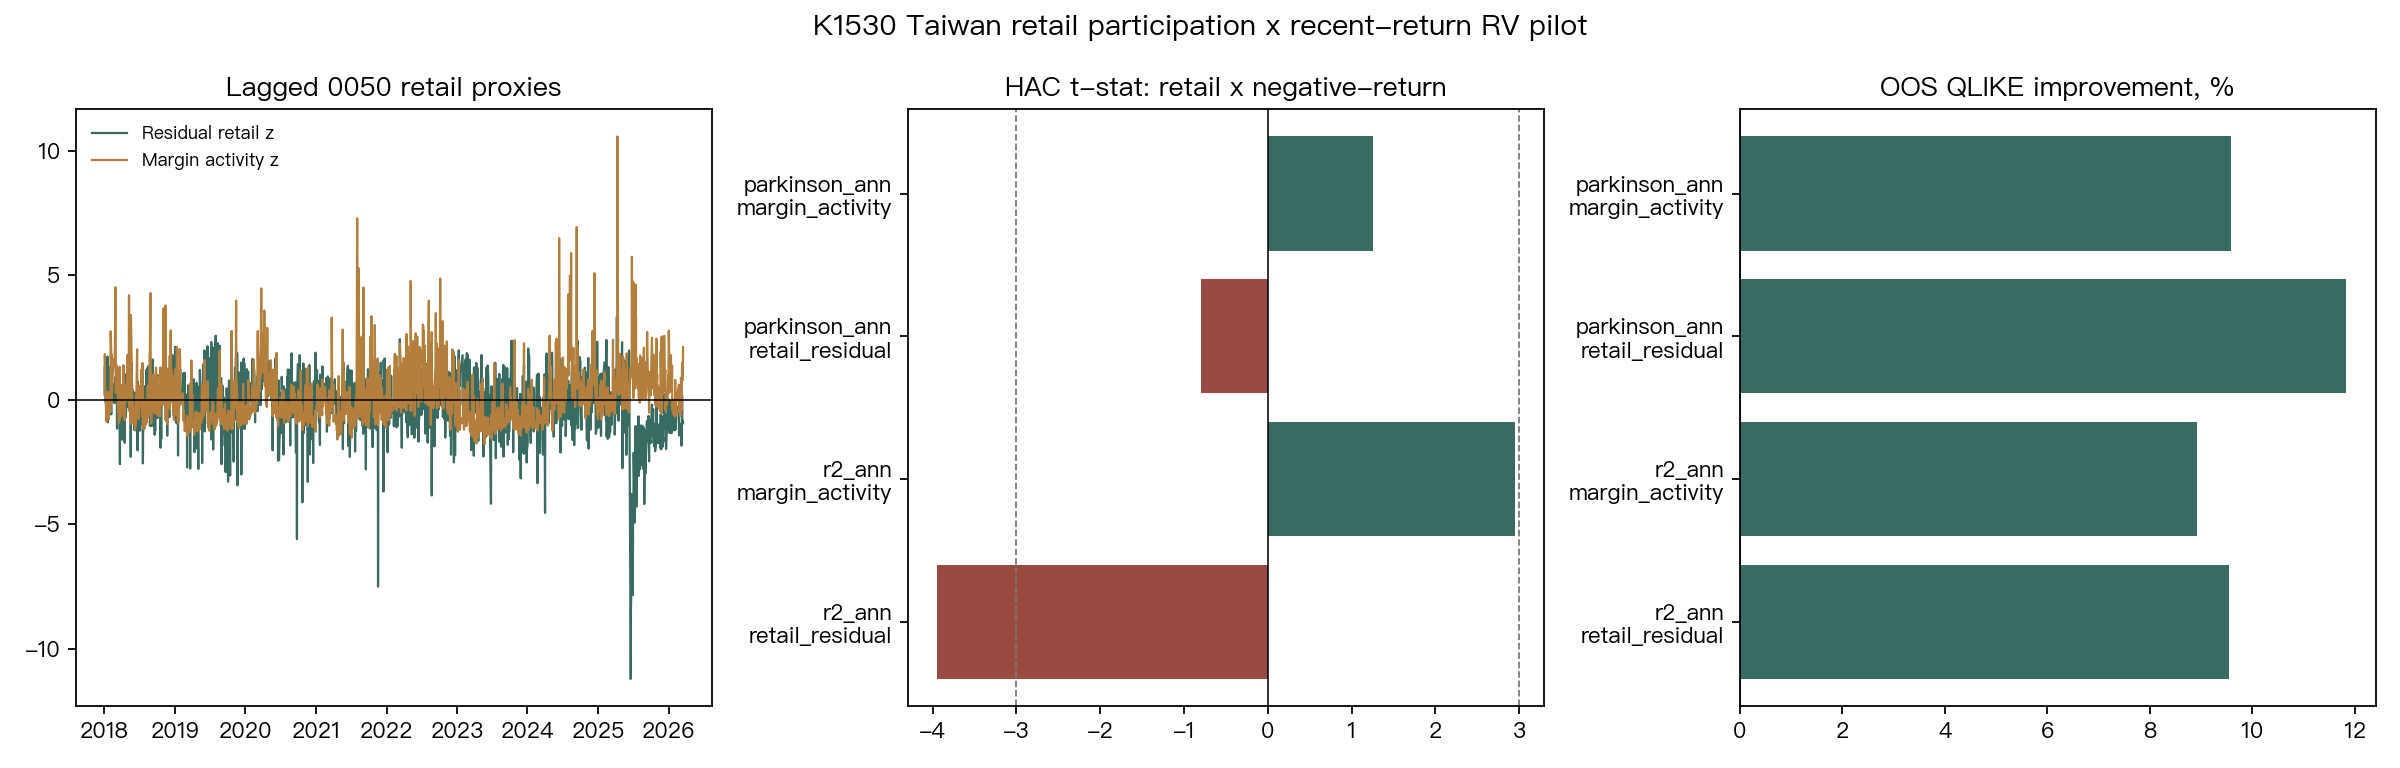

Python code for this plot:
"""K1530: Taiwan retail participation x recent-return interaction for 0050 RV.

Question
--------
Does retail participation amplify next-day Taiwan ETF realized variance after
recent negative returns?

Scope
-----
This hourly-run version uses reproducible local public-data snapshots:
- `storage/macro/yf_0050.TW.csv`: yfinance daily 0050.TW OHLCV snapshot.
- `storage/sentiment/tw_institutional_0050.csv`: TWSE three-institution
  buy/sell records for 0050.
- `storage/sentiment/tw_margin_0050.csv`: TWSE margin/short-sale records for
  0050.

The headline retail proxy is residual 0050 participation:
    1 - (institutional buys + institutional sells) / (2 * 0050 volume)

This is not a full-market retail-share measure. It is a 0050 ETF proxy.

Lookahead discipline
--------------------
The target is day-t 0050 realized variance. Every predictor uses explicit
`.shift(1)`, so the information set is at most t-1.

Run
---
uv run python experiments/k1530_tw_retail_interaction_rv/k1530_tw_retail_interaction_rv.py
"""

from __future__ import annotations

import json
import math
from dataclasses import dataclass
from datetime import datetime, timezone
from pathlib import Path

import matplotlib

matplotlib.use("Agg")
import matplotlib.pyplot as plt
import numpy as np
import pandas as pd
import statsmodels.api as sm

from volpred.stats.model_evaluation import dm_test, qlike, qlike_pointwise

SEED = 42
EXPERIMENT_ID = "K1530"
EXPERIMENT_SLUG = "k1530_tw_retail_interaction_rv"
TASK_ID = "research_interaction_rv"

ROOT = Path(__file__).resolve().parents[2]
HERE = Path(__file__).resolve().parent
RESULTS_PATH = HERE / f"{EXPERIMENT_SLUG}_results.json"
FIG_PATH = HERE / f"{EXPERIMENT_SLUG}.png"

PRICE_PATH = ROOT / "storage/macro/yf_0050.TW.csv"
INST_PATH = ROOT / "storage/sentiment/tw_institutional_0050.csv"
MARGIN_PATH = ROOT / "storage/sentiment/tw_margin_0050.csv"

OOS_START = pd.Timestamp("2022-01-01")
TRADING_DAYS = 252
Z_WINDOW = 252
Z_MIN_PERIODS = 126
MIN_VOLUME = 1_000_000
BONFERRONI_TESTS = 4
BONFERRONI_ALPHA = 0.05 / BONFERRONI_TESTS


@dataclass(frozen=True)
class SpecResult:
    target: str
    signal: str
    n_train: int
    n_oos: int
    hac_interaction_coef: float
    hac_interaction_t: float
    hac_interaction_p: float
    bonferroni_pass: bool
    baseline_qlike: float
    augmented_qlike: float
    qlike_improvement_pct: float
    dm_t_augmented_vs_baseline: float
    dm_p_augmented_vs_baseline: float
    harvey_pass: bool


def _round_or_none(x: float, ndigits: int = 6) -> float | None:
    if x is None or not np.isfinite(x):
        return None
    return round(float(x), ndigits)


def load_0050_prices() -> pd.DataFrame:
    raw = pd.read_csv(PRICE_PATH)
    raw = raw[raw["Price"].astype(str).str.match(r"^\d{4}-\d{2}-\d{2}$")].copy()
    raw = raw.rename(columns={"Price": "date"})
    raw["date"] = pd.to_datetime(raw["date"])
    for col in ["Open", "High", "Low", "Close", "Volume"]:
        raw[col] = pd.to_numeric(raw[col], errors="coerce")
    raw = raw.dropna(subset=["date", "Open", "High", "Low", "Close"])
    return raw.sort_values("date").set_index("date")


def load_institutional_proxy() -> pd.DataFrame:
    inst = pd.read_csv(INST_PATH)
    inst["date"] = pd.to_datetime(inst["date"])
    inst["buy"] = pd.to_numeric(inst["buy"], errors="coerce")
    inst["sell"] = pd.to_numeric(inst["sell"], errors="coerce")
    agg = inst.groupby("date")[["buy", "sell"]].sum(min_count=1)
    agg = agg.rename(columns={"buy": "inst_buy", "sell": "inst_sell"})
    return agg


def load_margin_proxy() -> pd.DataFrame:
    margin = pd.read_csv(MARGIN_PATH)
    margin["date"] = pd.to_datetime(margin["date"])
    cols = [
        "MarginPurchaseBuy",
        "MarginPurchaseSell",
        "ShortSaleBuy",
        "ShortSaleSell",
        "MarginPurchaseTodayBalance",
        "ShortSaleTodayBalance",
    ]
    for col in cols:
        margin[col] = pd.to_numeric(margin[col], errors="coerce")
    margin = margin.set_index("date").sort_index()
    margin["margin_activity_shares"] = (
        margin["MarginPurchaseBuy"].fillna(0)
        + margin["MarginPurchaseSell"].fillna(0)
        + margin["ShortSaleBuy"].fillna(0)
        + margin["ShortSaleSell"].fillna(0)
    )
    margin["margin_balance_net"] = (
        margin["MarginPurchaseTodayBalance"].fillna(0)
        - margin["ShortSaleTodayBalance"].fillna(0)
    )
    return margin[["margin_activity_shares", "margin_balance_net"]]


def trailing_z(series: pd.Series) -> pd.Series:
    mu = series.rolling(Z_WINDOW, min_periods=Z_MIN_PERIODS).mean()
    sigma = series.rolling(Z_WINDOW, min_periods=Z_MIN_PERIODS).std(ddof=1)
    return (series - mu) / sigma.replace(0, np.nan)


def build_panel() -> pd.DataFrame:
    price = load_0050_prices()
    inst = load_institutional_proxy()
    margin = load_margin_proxy()
    df = price.join(inst, how="left").join(margin, how="left")

    df["logret"] = np.log(df["Close"] / df["Close"].shift(1))
    df["r2_ann"] = (df["logret"] ** 2) * TRADING_DAYS
    df["parkinson_ann"] = (
        (np.log(df["High"] / df["Low"]) ** 2) / (4.0 * math.log(2.0))
    ) * TRADING_DAYS

    inst_part = (df["inst_buy"] + df["inst_sell"]) / (2.0 * df["Volume"])
    valid_inst = (df["Volume"] >= MIN_VOLUME) & inst_part.between(0, 1)
    df["inst_participation"] = inst_part.where(valid_inst)
    df["retail_residual_share"] = 1.0 - df["inst_participation"]
    df["retail_residual_z"] = trailing_z(df["retail_residual_share"])

    margin_turnover = df["margin_activity_shares"] / df["Volume"]
    valid_margin = (df["Volume"] >= MIN_VOLUME) & margin_turnover.between(0, 2)
    df["margin_activity_turnover"] = margin_turnover.where(valid_margin)
    df["margin_activity_z"] = trailing_z(df["margin_activity_turnover"])

    rv = df["r2_ann"].clip(lower=1e-12)
    df["log_rv_lag1"] = np.log(rv.shift(1))
    df["log_rv_ma5_lag1"] = np.log(rv.rolling(5).mean().shift(1).clip(lower=1e-12))
    df["log_rv_ma22_lag1"] = np.log(rv.rolling(22).mean().shift(1).clip(lower=1e-12))
    df["ret5_lag1"] = df["logret"].rolling(5).sum().shift(1)
    df["neg_ret5_lag1"] = (-df["ret5_lag1"].clip(upper=0.0)).fillna(np.nan)

    # Explicit signal lag: day-t target is only paired with t-1 observable signals.
    for signal in ["retail_residual_z", "margin_activity_z"]:
        lag = f"{signal}_lag1"
        inter = f"{signal}_x_negret5_lag1"
        df[lag] = df[signal].shift(1)
        df[inter] = df[lag] * df["neg_ret5_lag1"]

    df["log_r2_target"] = np.log(df["r2_ann"].clip(lower=1e-12))
    df["log_parkinson_target"] = np.log(df["parkinson_ann"].clip(lower=1e-12))
    return df


def hac_interaction_regression(
    data: pd.DataFrame,
    target_log_col: str,
    signal_col: str,
    interaction_col: str,
) -> dict[str, float]:
    cols = [
        target_log_col,
        "log_rv_lag1",
        "log_rv_ma5_lag1",
        "log_rv_ma22_lag1",
        "ret5_lag1",
        "neg_ret5_lag1",
        signal_col,
        interaction_col,
    ]
    d = data[cols].replace([np.inf, -np.inf], np.nan).dropna()
    y = d[target_log_col]
    x = sm.add_constant(d.drop(columns=[target_log_col]), has_constant="add")
    model = sm.OLS(y, x).fit(cov_type="HAC", cov_kwds={"maxlags": 5})
    return {
        "n": int(model.nobs),
        "coef": float(model.params[interaction_col]),
        "t": float(model.tvalues[interaction_col]),
        "p": float(model.pvalues[interaction_col]),
        "r2": float(model.rsquared),
    }


def fit_oos_spec(
    data: pd.DataFrame,
    target_col: str,
    target_log_col: str,
    signal_col: str,
    interaction_col: str,
    spec_name: str,
) -> SpecResult:
    baseline_cols = [
        "log_rv_lag1",
        "log_rv_ma5_lag1",
        "log_rv_ma22_lag1",
        "ret5_lag1",
        "neg_ret5_lag1",
    ]
    augmented_cols = baseline_cols + [signal_col, interaction_col]
    cols = ["date", target_col, target_log_col] + augmented_cols
    d = data.reset_index(names="date")[cols].replace([np.inf, -np.inf], np.nan).dropna()
    d = d[d[target_col] > 0].copy()
    train = d[d["date"] < OOS_START]
    oos = d[d["date"] >= OOS_START]
    if len(train) < 500 or len(oos) < 250:
        raise RuntimeError(f"insufficient train/oos rows for {spec_name}: {len(train)}/{len(oos)}")

    def predict(feature_cols: list[str]) -> np.ndarray:
        x_train = sm.add_constant(train[feature_cols], has_constant="add")
        x_oos = sm.add_constant(oos[feature_cols], has_constant="add")
        model = sm.OLS(train[target_log_col], x_train).fit()
        return np.exp(model.predict(x_oos).to_numpy())

    actual = oos[target_col].to_numpy()
    pred_base = predict(baseline_cols)
    pred_aug = predict(augmented_cols)
    base_loss = qlike_pointwise(actual, pred_base)
    aug_loss = qlike_pointwise(actual, pred_aug)
    dm_t, dm_p = dm_test(aug_loss, base_loss, h=1)
    base_q = qlike(actual, pred_base)
    aug_q = qlike(actual, pred_aug)
    improvement = (base_q - aug_q) / abs(base_q) * 100 if base_q != 0 else np.nan

    hac = hac_interaction_regression(data, target_log_col, signal_col, interaction_col)
    return SpecResult(
        target=target_col,
        signal=spec_name,
        n_train=int(len(train)),
        n_oos=int(len(oos)),
        hac_interaction_coef=float(hac["coef"]),
        hac_interaction_t=float(hac["t"]),
        hac_interaction_p=float(hac["p"]),
        bonferroni_pass=bool(hac["p"] < BONFERRONI_ALPHA),
        baseline_qlike=float(base_q),
        augmented_qlike=float(aug_q),
        qlike_improvement_pct=float(improvement),
        dm_t_augmented_vs_baseline=float(dm_t),
        dm_p_augmented_vs_baseline=float(dm_p),
        harvey_pass=bool(dm_t < -3.0),
    )


def run_specs(panel: pd.DataFrame) -> list[SpecResult]:
    specs: list[SpecResult] = []
    signal_map = {
        "retail_residual": (
            "retail_residual_z_lag1",
            "retail_residual_z_x_negret5_lag1",
        ),
        "margin_activity": (
            "margin_activity_z_lag1",
            "margin_activity_z_x_negret5_lag1",
        ),
    }
    target_map = {
        "r2_ann": "log_r2_target",
        "parkinson_ann": "log_parkinson_target",
    }
    for target_col, target_log_col in target_map.items():
        for signal_name, (signal_col, interaction_col) in signal_map.items():
            specs.append(
                fit_oos_spec(
                    panel,
                    target_col=target_col,
                    target_log_col=target_log_col,
                    signal_col=signal_col,
                    interaction_col=interaction_col,
                    spec_name=f"{signal_name}_x_negret5",
                )
            )
    return specs


def make_figure(panel: pd.DataFrame, specs: list[SpecResult]) -> None:
    fig, axes = plt.subplots(1, 3, figsize=(15, 4.8))
    plot_df = panel.dropna(subset=["retail_residual_z_lag1", "margin_activity_z_lag1", "ret5_lag1"]).loc["2018":]
    axes[0].plot(plot_df.index, plot_df["retail_residual_z_lag1"], label="Residual retail z", color="#386b61", linewidth=1)
    axes[0].plot(plot_df.index, plot_df["margin_activity_z_lag1"], label="Margin activity z", color="#b47f3d", linewidth=1)
    axes[0].axhline(0, color="black", linewidth=0.7)
    axes[0].set_title("Lagged 0050 retail proxies")
    axes[0].legend(frameon=False, fontsize=8)

    labels = [f"{s.target}\n{s.signal.replace('_x_negret5', '')}" for s in specs]
    tvals = [s.hac_interaction_t for s in specs]
    axes[1].barh(labels, tvals, color=["#386b61" if v > 0 else "#9b4a3f" for v in tvals])
    axes[1].axvline(0, color="black", linewidth=0.7)
    axes[1].axvline(3, color="#777777", linestyle="--", linewidth=0.8)
    axes[1].axvline(-3, color="#777777", linestyle="--", linewidth=0.8)
    axes[1].set_title("HAC t-stat: retail x negative-return")

    improvements = [s.qlike_improvement_pct for s in specs]
    axes[2].barh(labels, improvements, color=["#386b61" if v > 0 else "#9b4a3f" for v in improvements])
    axes[2].axvline(0, color="black", linewidth=0.7)
    axes[2].set_title("OOS QLIKE improvement, %")

    fig.suptitle("K1530 Taiwan retail participation x recent-return RV pilot", fontsize=13)
    fig.tight_layout()
    fig.savefig(FIG_PATH, dpi=160)
    plt.close(fig)


def build_output(panel: pd.DataFrame, specs: list[SpecResult], elapsed: float) -> dict:
    spec_records = [
        {
            "target": s.target,
            "signal": s.signal,
            "n_train": s.n_train,
            "n_oos": s.n_oos,
            "hac_interaction_coef": _round_or_none(s.hac_interaction_coef, 8),
            "hac_interaction_t": _round_or_none(s.hac_interaction_t, 4),
            "hac_interaction_p": _round_or_none(s.hac_interaction_p, 6),
            "bonferroni_pass": s.bonferroni_pass,
            "baseline_qlike": _round_or_none(s.baseline_qlike, 6),
            "augmented_qlike": _round_or_none(s.augmented_qlike, 6),
            "qlike_improvement_pct": _round_or_none(s.qlike_improvement_pct, 4),
            "dm_t_augmented_vs_baseline": _round_or_none(s.dm_t_augmented_vs_baseline, 4),
            "dm_p_augmented_vs_baseline": _round_or_none(s.dm_p_augmented_vs_baseline, 6),
            "harvey_pass": s.harvey_pass,
        }
        for s in specs
    ]
    bonf_passes = [s for s in specs if s.bonferroni_pass]
    oos_passes = [s for s in specs if s.harvey_pass]
    best_oos = max(specs, key=lambda s: s.qlike_improvement_pct)

    if bonf_passes and oos_passes:
        verdict = "PASS_NARROW_PROXY"
    elif bonf_passes or oos_passes:
        verdict = "MIXED_PROXY_WEAK_OOS"
    else:
        verdict = "NULL_PROXY"

    summary = (
        "0050 residual-retail and margin-activity interaction proxies show mixed in-sample "
        "interaction evidence but no Harvey-strength OOS QLIKE improvement. Treat as an "
        "ETF-proxy pilot, not evidence on the full TWSE retail share."
    )

    valid_retail = panel["retail_residual_share"].dropna()
    valid_margin = panel["margin_activity_turnover"].dropna()
    return {
        "experiment_id": EXPERIMENT_ID,
        "task_id": TASK_ID,
        "title": "Taiwan retail participation x recent-return interaction for 0050 realized variance",
        "timestamp": datetime.now(timezone.utc).isoformat(),
        "seed": SEED,
        "verdict": verdict,
        "summary": summary,
        "data": {
            "sources": {
                "0050_prices": str(PRICE_PATH.relative_to(ROOT)),
                "institutional_trades": str(INST_PATH.relative_to(ROOT)),
                "margin_trades": str(MARGIN_PATH.relative_to(ROOT)),
            },
            "sample_start": str(panel.dropna(subset=["r2_ann"]).index.min().date()),
            "sample_end": str(panel.dropna(subset=["r2_ann"]).index.max().date()),
            "oos_start": str(OOS_START.date()),
            "n_price_days": int(panel["Close"].notna().sum()),
            "n_retail_residual_valid": int(len(valid_retail)),
            "n_margin_valid": int(len(valid_margin)),
            "retail_residual_share_mean": _round_or_none(valid_retail.mean(), 4),
            "retail_residual_share_p05_p95": [
                _round_or_none(valid_retail.quantile(0.05), 4),
                _round_or_none(valid_retail.quantile(0.95), 4),
            ],
            "margin_activity_turnover_mean": _round_or_none(valid_margin.mean(), 6),
        },
        "method": {
            "target": "day-t 0050 annualized r^2 and Parkinson range variance",
            "baseline_features": "lagged log RV 1/5/22, lagged 5-day return, lagged negative 5-day return",
            "retail_proxy_1": "residual retail share = 1 - institutional participation, clipped by valid 0050 volume and institutional ratio",
            "retail_proxy_2": "margin activity turnover = margin/short-sale buy+sell shares divided by 0050 volume",
            "interaction": "lagged retail z-score x lagged max(-past 5-day return, 0)",
            "lookahead_guard": "all retail, return, and HAR features are explicit .shift(1); target remains day t",
            "inference": "HAC OLS maxlags=5 for interaction coefficient; fixed train/OOS log-RV model with Patton QLIKE and DM h=1",
            "multiple_testing": f"{BONFERRONI_TESTS} headline target x proxy interaction tests; Bonferroni alpha={BONFERRONI_ALPHA:.4f}",
        },
        "specs": spec_records,
        "key_numbers": {
            "bonferroni_interaction_passes": [f"{s.target}:{s.signal}" for s in bonf_passes],
            "harvey_oos_passes": [f"{s.target}:{s.signal}" for s in oos_passes],
            "best_oos_spec": f"{best_oos.target}:{best_oos.signal}",
            "best_oos_improvement_pct": _round_or_none(best_oos.qlike_improvement_pct, 4),
            "best_oos_dm_t": _round_or_none(best_oos.dm_t_augmented_vs_baseline, 4),
        },
        "limitations": [
            "Residual retail participation is inferred for 0050 only; it is not an official full-market retail-share series.",
            "Local institutional and margin snapshots end in March 2026, so this does not include the latest 2026Q2 dates.",
            "0050 ETF flow can reflect creation/redemption and institutional hedging mechanics, not only household retail trading.",
            "Daily OHLC cannot identify intraday retail order imbalance or attention shocks.",
            "This is an ETF-level pilot; stock-level cross-section could behave differently.",
        ],
        "references": [
            {
                "title": "Chordia, Lin, Xiang (2025), Return Extrapolation and Volatility Expectations",
                "url": "https://www.cambridge.org/core/journals/journal-of-financial-and-quantitative-analysis/issue/3DDD308732093871E6909F7D3A647F0C",
                "use": "Motivates recent-return extrapolation as a channel for volatility expectations.",
            },
            {
                "title": "Foucault, Sraer, Thesmar (2011), Individual Investors and Volatility",
                "url": "https://faculty.haas.berkeley.edu/dsraer/SRD.pdf",
                "use": "Motivates retail trading activity as a volatility channel.",
            },
            {
                "title": "Boehmer, Jones, Zhang, Zhang (2021), Tracking Retail Investor Activity",
                "url": "https://eng.pbcsf.tsinghua.edu.cn/__local/6/B0/AF/2A35AA5BBB6B2C05786716FA0DF_098DC0E7_107C03.pdf?e=.pdf",
                "use": "Shows retail activity can be proxied from public transaction patterns; this experiment uses a weaker Taiwan ETF residual proxy.",
            },
        ],
        "artifacts": {
            "script": str(Path(__file__).relative_to(ROOT)),
            "results_json": str(RESULTS_PATH.relative_to(ROOT)),
            "figure": str(FIG_PATH.relative_to(ROOT)),
        },
        "elapsed_seconds": round(elapsed, 2),
    }


def main() -> None:
    start = datetime.now(timezone.utc)
    panel = build_panel()
    specs = run_specs(panel)
    make_figure(panel, specs)
    elapsed = (datetime.now(timezone.utc) - start).total_seconds()
    output = build_output(panel, specs, elapsed)
    RESULTS_PATH.write_text(json.dumps(output, indent=2, ensure_ascii=False) + "\n")
    print(json.dumps({"experiment_id": EXPERIMENT_ID, "verdict": output["verdict"], "results": str(RESULTS_PATH)}, ensure_ascii=False, indent=2))


if __name__ == "__main__":
    main()
